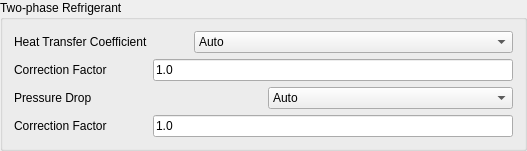
          <widget class="QGroupBox" name="FinTube_2phase_correlations_group">
           <property name="title">
            <string>Two-phase Refrigerant</string>
           </property>
           <layout class="QVBoxLayout" name="verticalLayout_38">
            <item>
             <layout class="QVBoxLayout" name="verticalLayout_39">
              <item>
               <layout class="QHBoxLayout" name="horizontalLayout_36">
                <item>
                 <widget class="QLabel" name="FinTube_2phase_HTC_correlation_label">
                  <property name="text">
                   <string>Heat Transfer Coefficient</string>
                  </property>
                 </widget>
                </item>
                <item>
                 <spacer name="horizontalSpacer_35">
                  <property name="orientation">
                   <enum>Qt::Horizontal</enum>
                  </property>
                  <property name="sizeType">
                   <enum>QSizePolicy::Minimum</enum>
                  </property>
                  <property name="sizeHint" stdset="0">
                   <size>
                    <width>40</width>
                    <height>20</height>
                   </size>
                  </property>
                 </spacer>
                </item>
                <item>
                 <widget class="QComboBox" name="FinTube_2phase_HTC_correlation">
                  <item>
                   <property name="text">
                    <string>Auto</string>
                   </property>
                  </item>
                  <item>
                   <property name="text">
                    <string>Condensation: Shah (Smooth tubes)</string>
                   </property>
                  </item>
                  <item>
                   <property name="text">
                    <string>Evaporation: Shah (Smooth tubes)</string>
                   </property>
                  </item>
                  <item>
                   <property name="text">
                    <string>Evaporation: Kandlikar (Smooth tubes)</string>
                   </property>
                  </item>
                  <item>
                   <property name="text">
                    <string>Condensation: Olivier (Microfin tubes)</string>
                   </property>
                  </item>
                  <item>
                   <property name="text">
                    <string>Evaporation: Shah (Microfin tubes)</string>
                   </property>
                  </item>
                  <item>
                   <property name="text">
                    <string>Condensation: Cavallini (Smooth tubes)</string>
                   </property>
                  </item>
                  <item>
                   <property name="text">
                    <string>Condensation: Dobson-Chato (Smooth tubes)</string>
                   </property>
                  </item>
                  <item>
                   <property name="text">
                    <string>Evaporation: Rollmann (Microfin tubes)</string>
                   </property>
                  </item>
                  <item>
                   <property name="text">
                    <string>Evaporation: Kandlikar (Microfin tubes)</string>
                   </property>
                  </item>
                  <item>
                   <property name="text">
                    <string>Evaporation: Wu (Microfin tubes)</string>
                   </property>
                  </item>
                  <item>
                   <property name="text">
                    <string>Evaporation: Chen for 7.14 mm tubes (Microfin tubes)</string>
                   </property>
                  </item>
                  <item>
                   <property name="text">
                    <string>Evaporation: Chen for 8.8 mm tubes (Microfin tubes)</string>
                   </property>
                  </item>
                  <item>
                   <property name="text">
                    <string>Evaporation: Wongsangam (Microfin tubes)</string>
                   </property>
                  </item>
                  <item>
                   <property name="text">
                    <string>Evaporation: Gungor-Winterton (Smooth tubes)</string>
                   </property>
                  </item>
                  <item>
                   <property name="text">
                    <string>Condensation: Koyama (Microfin tubes)</string>
                   </property>
                  </item>
                 </widget>
                </item>
               </layout>
              </item>
              <item>
               <layout class="QHBoxLayout" name="horizontalLayout_37">
                <item>
                 <widget class="QLabel" name="FinTube_2phase_HTC_correlation_correction_label">
                  <property name="text">
                   <string>Correction Factor</string>
                  </property>
                 </widget>
                </item>
                <item>
                 <spacer name="horizontalSpacer_20">
                  <property name="orientation">
                   <enum>Qt::Horizontal</enum>
                  </property>
                  <property name="sizeType">
                   <enum>QSizePolicy::Minimum</enum>
                  </property>
                  <property name="sizeHint" stdset="0">
                   <size>
                    <width>40</width>
                    <height>20</height>
                   </size>
                  </property>
                 </spacer>
                </item>
                <item>
                 <widget class="QLineEdit" name="FinTube_2phase_HTC_correlation_correction">
                  <property name="text">
                   <string>1.0</string>
                  </property>
                  <property name="maxLength">
                   <number>8</number>
                  </property>
                 </widget>
                </item>
               </layout>
              </item>
             </layout>
            </item>
            <item>
             <layout class="QVBoxLayout" name="verticalLayout_40">
              <item>
               <layout class="QHBoxLayout" name="horizontalLayout_38">
                <item>
                 <widget class="QLabel" name="FinTube_2phase_DP_correlation_label">
                  <property name="text">
                   <string>Pressure Drop</string>
                  </property>
                 </widget>
                </item>
                <item>
                 <spacer name="horizontalSpacer_34">
                  <property name="orientation">
                   <enum>Qt::Horizontal</enum>
                  </property>
                  <property name="sizeType">
                   <enum>QSizePolicy::Minimum</enum>
                  </property>
                  <property name="sizeHint" stdset="0">
                   <size>
                    <width>40</width>
                    <height>20</height>
                   </size>
                  </property>
                 </spacer>
                </item>
                <item>
                 <widget class="QComboBox" name="FinTube_2phase_DP_correlation">
                  <item>
                   <property name="text">
                    <string>Auto</string>
                   </property>
                  </item>
                  <item>
                   <property name="text">
                    <string>LockhartMartinelli (Smooth tubes)</string>
                   </property>
                  </item>
                  <item>
                   <property name="text">
                    <string>Condensation: Olivier (Microfin tubes)</string>
                   </property>
                  </item>
                  <item>
                   <property name="text">
                    <string>Souza (Smooth tubes)</string>
                   </property>
                  </item>
                  <item>
                   <property name="text">
                    <string>Radermacher (Smooth tubes)</string>
                   </property>
                  </item>
                  <item>
                   <property name="text">
                    <string>Chisholm (Smooth tubes)</string>
                   </property>
                  </item>
                  <item>
                   <property name="text">
                    <string>Friedel (Smooth tubes)</string>
                   </property>
                  </item>
                  <item>
                   <property name="text">
                    <string>Evaporation: Choi (Microfin tubes)</string>
                   </property>
                  </item>
                  <item>
                   <property name="text">
                    <string>Evaporation: Rollmann (Microfin tubes)</string>
                   </property>
                  </item>
                  <item>
                   <property name="text">
                    <string>Condensation: Koyama (Microfin tubes)</string>
                   </property>
                  </item>
                  <item>
                   <property name="text">
                    <string>Evaporation: Wu (Microfin tubes)</string>
                   </property>
                  </item>
                 </widget>
                </item>
               </layout>
              </item>
              <item>
               <layout class="QHBoxLayout" name="horizontalLayout_39">
                <item>
                 <widget class="QLabel" name="FinTube_2phase_DP_correlation_correction_label">
                  <property name="text">
                   <string>Correction Factor</string>
                  </property>
                 </widget>
                </item>
                <item>
                 <spacer name="horizontalSpacer_21">
                  <property name="orientation">
                   <enum>Qt::Horizontal</enum>
                  </property>
                  <property name="sizeType">
                   <enum>QSizePolicy::Minimum</enum>
                  </property>
                  <property name="sizeHint" stdset="0">
                   <size>
                    <width>40</width>
                    <height>20</height>
                   </size>
                  </property>
                 </spacer>
                </item>
                <item>
                 <widget class="QLineEdit" name="FinTube_2phase_DP_correlation_correction">
                  <property name="text">
                   <string>1.0</string>
                  </property>
                  <property name="maxLength">
                   <number>8</number>
                  </property>
                 </widget>
                </item>
               </layout>
              </item>
             </layout>
            </item>
           </layout>
          </widget>
